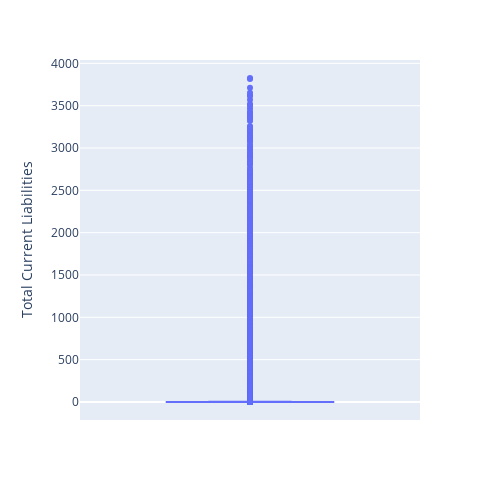
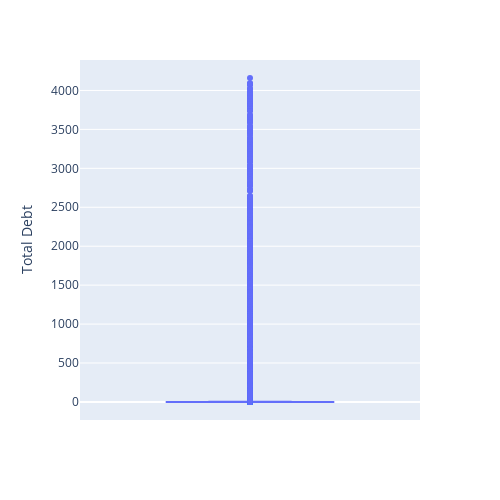

The cell these charts' notebook holds for them, in order:
### Code cell
# post outlier removal visualization


box3 = px.box(df_clean, y="Total Current Liabilities", width= 500, height= 500, points= 'outliers')
box3.show()

box4 = px.box(df_clean, y="Total Debt", width= 500, height= 500, points= 'outliers')
box4.show()

### Figure 1 — Plotly figure (JSON) as saved in the notebook; plotly's stock layout.template omitted (floating-point values rounded to 4 significant figures; data arrays with more than 128 entries replaced by an {"elided": "..."} marker saying what was removed)
{"data": [{"alignmentgroup": "True", "boxpoints": "outliers", "hovertemplate": "Total Current Liabilities=%{y}<extra></extra>", "legendgroup": "", "marker": {"color": "#636efa"}, "name": "", "notched": false, "offsetgroup": "", "orientation": "v", "showlegend": false, "type": "box", "x0": " ", "xaxis": "x", "y": {"elided": "13213 float values"}, "y0": " ", "yaxis": "y"}], "layout": {"boxmode": "group", "height": 500, "legend": {"tracegroupgap": 0}, "margin": {"t": 60}, "width": 500, "xaxis": {"anchor": "y", "domain": [0, 1]}, "yaxis": {"anchor": "x", "domain": [0, 1], "title": {"text": "Total Current Liabilities"}}}}

### Figure 2 — Plotly figure (JSON) as saved in the notebook; plotly's stock layout.template omitted (floating-point values rounded to 4 significant figures; data arrays with more than 128 entries replaced by an {"elided": "..."} marker saying what was removed)
{"data": [{"alignmentgroup": "True", "boxpoints": "outliers", "hovertemplate": "Total Debt=%{y}<extra></extra>", "legendgroup": "", "marker": {"color": "#636efa"}, "name": "", "notched": false, "offsetgroup": "", "orientation": "v", "showlegend": false, "type": "box", "x0": " ", "xaxis": "x", "y": {"elided": "13213 float values"}, "y0": " ", "yaxis": "y"}], "layout": {"boxmode": "group", "height": 500, "legend": {"tracegroupgap": 0}, "margin": {"t": 60}, "width": 500, "xaxis": {"anchor": "y", "domain": [0, 1]}, "yaxis": {"anchor": "x", "domain": [0, 1], "title": {"text": "Total Debt"}}}}
